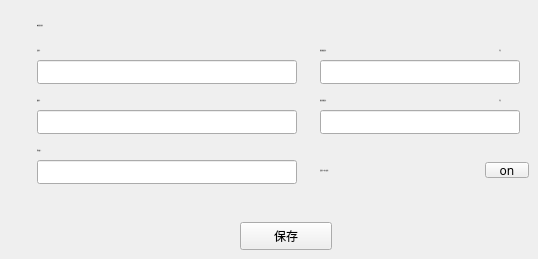
       <widget class="QWidget" name="page_2">
        <widget class="QLineEdit" name="newPwdLineEdit">
         <property name="geometry">
          <rect>
           <x>37</x>
           <y>110</y>
           <width>260</width>
           <height>24</height>
          </rect>
         </property>
         <property name="font">
          <font>
           <family>微软雅黑</family>
          </font>
         </property>
         <property name="contextMenuPolicy">
          <enum>Qt::DefaultContextMenu</enum>
         </property>
         <property name="echoMode">
          <enum>QLineEdit::Password</enum>
         </property>
        </widget>
        <widget class="QLineEdit" name="confirmPwdLineEdit">
         <property name="geometry">
          <rect>
           <x>37</x>
           <y>160</y>
           <width>260</width>
           <height>24</height>
          </rect>
         </property>
         <property name="font">
          <font>
           <family>微软雅黑</family>
          </font>
         </property>
         <property name="contextMenuPolicy">
          <enum>Qt::DefaultContextMenu</enum>
         </property>
         <property name="echoMode">
          <enum>QLineEdit::Password</enum>
         </property>
        </widget>
        <widget class="QToolButton" name="confirmBtn">
         <property name="geometry">
          <rect>
           <x>240</x>
           <y>222</y>
           <width>92</width>
           <height>28</height>
          </rect>
         </property>
         <property name="font">
          <font/>
         </property>
         <property name="cursor">
          <cursorShape>PointingHandCursor</cursorShape>
         </property>
         <property name="focusPolicy">
          <enum>Qt::NoFocus</enum>
         </property>
         <property name="styleSheet">
          <string notr="true"/>
         </property>
         <property name="text">
          <string>保存</string>
         </property>
        </widget>
        <widget class="QLabel" name="label_7">
         <property name="geometry">
          <rect>
           <x>37</x>
           <y>140</y>
           <width>100</width>
           <height>20</height>
          </rect>
         </property>
         <property name="font">
          <font>
           <family>微软雅黑</family>
           <pointsize>-1</pointsize>
           <weight>50</weight>
           <italic>false</italic>
           <bold>false</bold>
          </font>
         </property>
         <property name="styleSheet">
          <string notr="true">QLabel{color: rgb(80,80,80);
font: 11px &quot;微软雅黑&quot;;}</string>
         </property>
         <property name="text">
          <string>再次输入：</string>
         </property>
         <property name="alignment">
          <set>Qt::AlignLeading|Qt::AlignLeft|Qt::AlignVCenter</set>
         </property>
        </widget>
        <widget class="QLabel" name="tipLabel3">
         <property name="geometry">
          <rect>
           <x>180</x>
           <y>61</y>
           <width>110</width>
           <height>20</height>
          </rect>
         </property>
         <property name="font">
          <font>
           <family>微软雅黑</family>
          </font>
         </property>
         <property name="styleSheet">
          <string notr="true">color: rgb(255, 0, 0);</string>
         </property>
         <property name="text">
          <string/>
         </property>
        </widget>
        <widget class="QLabel" name="label_8">
         <property name="geometry">
          <rect>
           <x>37</x>
           <y>40</y>
           <width>100</width>
           <height>20</height>
          </rect>
         </property>
         <property name="font">
          <font>
           <family>微软雅黑</family>
           <pointsize>-1</pointsize>
           <weight>50</weight>
           <italic>false</italic>
           <bold>false</bold>
          </font>
         </property>
         <property name="styleSheet">
          <string notr="true">QLabel{color: rgb(80,80,80);
font: 11px &quot;微软雅黑&quot;;}</string>
         </property>
         <property name="text">
          <string>旧密码：</string>
         </property>
         <property name="alignment">
          <set>Qt::AlignLeading|Qt::AlignLeft|Qt::AlignVCenter</set>
         </property>
        </widget>
        <widget class="QLabel" name="tipLabel2">
         <property name="geometry">
          <rect>
           <x>180</x>
           <y>161</y>
           <width>110</width>
           <height>20</height>
          </rect>
         </property>
         <property name="font">
          <font>
           <family>微软雅黑</family>
          </font>
         </property>
         <property name="styleSheet">
          <string notr="true">color: rgb(255, 0, 0);</string>
         </property>
         <property name="text">
          <string/>
         </property>
        </widget>
        <widget class="QLabel" name="label_9">
         <property name="geometry">
          <rect>
           <x>37</x>
           <y>90</y>
           <width>100</width>
           <height>20</height>
          </rect>
         </property>
         <property name="font">
          <font>
           <family>微软雅黑</family>
           <pointsize>-1</pointsize>
           <weight>50</weight>
           <italic>false</italic>
           <bold>false</bold>
          </font>
         </property>
         <property name="styleSheet">
          <string notr="true">QLabel{color: rgb(80,80,80);
font: 11px &quot;微软雅黑&quot;;}</string>
         </property>
         <property name="text">
          <string>新密码：</string>
         </property>
         <property name="alignment">
          <set>Qt::AlignLeading|Qt::AlignLeft|Qt::AlignVCenter</set>
         </property>
        </widget>
        <widget class="QLabel" name="tipLabel">
         <property name="geometry">
          <rect>
           <x>180</x>
           <y>111</y>
           <width>110</width>
           <height>20</height>
          </rect>
         </property>
         <property name="font">
          <font>
           <family>微软雅黑</family>
          </font>
         </property>
         <property name="styleSheet">
          <string notr="true">color: rgb(255, 0, 0);</string>
         </property>
         <property name="text">
          <string/>
         </property>
        </widget>
        <widget class="QLineEdit" name="oldPwdLineEdit">
         <property name="geometry">
          <rect>
           <x>37</x>
           <y>60</y>
           <width>260</width>
           <height>24</height>
          </rect>
         </property>
         <property name="font">
          <font>
           <family>微软雅黑</family>
          </font>
         </property>
         <property name="contextMenuPolicy">
          <enum>Qt::DefaultContextMenu</enum>
         </property>
         <property name="echoMode">
          <enum>QLineEdit::Password</enum>
         </property>
        </widget>
        <widget class="QLabel" name="label">
         <property name="geometry">
          <rect>
           <x>37</x>
           <y>10</y>
           <width>200</width>
           <height>30</height>
          </rect>
         </property>
         <property name="font">
          <font>
           <family>微软雅黑</family>
           <pointsize>-1</pointsize>
           <weight>50</weight>
           <italic>false</italic>
           <bold>false</bold>
          </font>
         </property>
         <property name="styleSheet">
          <string notr="true">QLabel{color: rgb(80,80,80);
font: 11px &quot;微软雅黑&quot;;}</string>
         </property>
         <property name="text">
          <string>修改钱包密码</string>
         </property>
        </widget>
        <widget class="QLabel" name="label_12">
         <property name="geometry">
          <rect>
           <x>320</x>
           <y>40</y>
           <width>100</width>
           <height>20</height>
          </rect>
         </property>
         <property name="font">
          <font>
           <family>微软雅黑</family>
           <pointsize>-1</pointsize>
           <weight>50</weight>
           <italic>false</italic>
           <bold>false</bold>
          </font>
         </property>
         <property name="styleSheet">
          <string notr="true">QLabel{color: rgb(80,80,80);
font: 11px &quot;微软雅黑&quot;;}</string>
         </property>
         <property name="text">
          <string>钱包数据路径：</string>
         </property>
         <property name="alignment">
          <set>Qt::AlignLeading|Qt::AlignLeft|Qt::AlignVCenter</set>
         </property>
        </widget>
        <widget class="QLineEdit" name="dataPathLineEdit">
         <property name="geometry">
          <rect>
           <x>320</x>
           <y>60</y>
           <width>200</width>
           <height>24</height>
          </rect>
         </property>
         <property name="font">
          <font>
           <family>微软雅黑</family>
          </font>
         </property>
         <property name="contextMenuPolicy">
          <enum>Qt::DefaultContextMenu</enum>
         </property>
         <property name="echoMode">
          <enum>QLineEdit::Normal</enum>
         </property>
        </widget>
        <widget class="QLabel" name="label_13">
         <property name="geometry">
          <rect>
           <x>320</x>
           <y>90</y>
           <width>100</width>
           <height>20</height>
          </rect>
         </property>
         <property name="font">
          <font>
           <family>微软雅黑</family>
           <pointsize>-1</pointsize>
           <weight>50</weight>
           <italic>false</italic>
           <bold>false</bold>
          </font>
         </property>
         <property name="toolTip">
          <string>默认数据备份路径，请勿删除</string>
         </property>
         <property name="styleSheet">
          <string notr="true">QLabel{color: rgb(80,80,80);
font: 11px &quot;微软雅黑&quot;;}</string>
         </property>
         <property name="text">
          <string>钱包配置路径：</string>
         </property>
         <property name="alignment">
          <set>Qt::AlignLeading|Qt::AlignLeft|Qt::AlignVCenter</set>
         </property>
        </widget>
        <widget class="QLineEdit" name="configPathLineEdit">
         <property name="geometry">
          <rect>
           <x>320</x>
           <y>110</y>
           <width>200</width>
           <height>24</height>
          </rect>
         </property>
         <property name="font">
          <font>
           <family>微软雅黑</family>
          </font>
         </property>
         <property name="contextMenuPolicy">
          <enum>Qt::DefaultContextMenu</enum>
         </property>
         <property name="toolTip">
          <string>默认数据备份路径，请勿删除</string>
         </property>
         <property name="echoMode">
          <enum>QLineEdit::Normal</enum>
         </property>
        </widget>
        <widget class="QToolButton" name="pathBtn">
         <property name="geometry">
          <rect>
           <x>480</x>
           <y>42</y>
           <width>40</width>
           <height>16</height>
          </rect>
         </property>
         <property name="font">
          <font>
           <family>微软雅黑</family>
           <pointsize>-1</pointsize>
           <weight>50</weight>
           <italic>false</italic>
           <bold>false</bold>
          </font>
         </property>
         <property name="cursor">
          <cursorShape>PointingHandCursor</cursorShape>
         </property>
         <property name="focusPolicy">
          <enum>Qt::NoFocus</enum>
         </property>
         <property name="styleSheet">
          <string notr="true">QToolButton{font: 9px &quot;微软雅黑&quot;;background:transparent;border:none;color: rgb(80,80,80);
font: 11px &quot;微软雅黑&quot;;}</string>
         </property>
         <property name="text">
          <string>打开</string>
         </property>
        </widget>
        <widget class="QToolButton" name="pathBtn2">
         <property name="geometry">
          <rect>
           <x>480</x>
           <y>92</y>
           <width>40</width>
           <height>16</height>
          </rect>
         </property>
         <property name="font">
          <font>
           <family>微软雅黑</family>
           <pointsize>-1</pointsize>
           <weight>50</weight>
           <italic>false</italic>
           <bold>false</bold>
          </font>
         </property>
         <property name="cursor">
          <cursorShape>PointingHandCursor</cursorShape>
         </property>
         <property name="focusPolicy">
          <enum>Qt::NoFocus</enum>
         </property>
         <property name="toolTip">
          <string>默认数据备份路径，请勿删除</string>
         </property>
         <property name="styleSheet">
          <string notr="true">QToolButton{font: 9px &quot;微软雅黑&quot;;background:transparent;border:none;color: rgb(80,80,80);
font: 11px &quot;微软雅黑&quot;;}</string>
         </property>
         <property name="text">
          <string>打开</string>
         </property>
        </widget>
        <widget class="QToolButton" name="oldRpcBtn">
         <property name="geometry">
          <rect>
           <x>485</x>
           <y>162</y>
           <width>44</width>
           <height>16</height>
          </rect>
         </property>
         <property name="font">
          <font>
           <family>微软雅黑</family>
          </font>
         </property>
         <property name="cursor">
          <cursorShape>PointingHandCursor</cursorShape>
         </property>
         <property name="focusPolicy">
          <enum>Qt::NoFocus</enum>
         </property>
         <property name="styleSheet">
          <string notr="true"/>
         </property>
         <property name="text">
          <string>on</string>
         </property>
         <property name="toolButtonStyle">
          <enum>Qt::ToolButtonTextBesideIcon</enum>
         </property>
        </widget>
        <widget class="QLabel" name="oldRpcLabel">
         <property name="geometry">
          <rect>
           <x>320</x>
           <y>160</y>
           <width>140</width>
           <height>20</height>
          </rect>
         </property>
         <property name="font">
          <font>
           <family>微软雅黑</family>
           <pointsize>-1</pointsize>
           <weight>50</weight>
           <italic>false</italic>
           <bold>false</bold>
          </font>
         </property>
         <property name="styleSheet">
          <string notr="true">QLabel{color: rgb(80,80,80);
font: 11px &quot;微软雅黑&quot;;}</string>
         </property>
         <property name="text">
          <string>旧钱包rpc接口服务</string>
         </property>
         <property name="alignment">
          <set>Qt::AlignLeading|Qt::AlignLeft|Qt::AlignVCenter</set>
         </property>
        </widget>
        <zorder>newPwdLineEdit</zorder>
        <zorder>confirmPwdLineEdit</zorder>
        <zorder>confirmBtn</zorder>
        <zorder>label_7</zorder>
        <zorder>label_8</zorder>
        <zorder>label_9</zorder>
        <zorder>oldPwdLineEdit</zorder>
        <zorder>label</zorder>
        <zorder>tipLabel</zorder>
        <zorder>tipLabel2</zorder>
        <zorder>tipLabel3</zorder>
        <zorder>label_12</zorder>
        <zorder>dataPathLineEdit</zorder>
        <zorder>label_13</zorder>
        <zorder>configPathLineEdit</zorder>
        <zorder>pathBtn</zorder>
        <zorder>pathBtn2</zorder>
        <zorder>oldRpcBtn</zorder>
        <zorder>oldRpcLabel</zorder>
       </widget>
